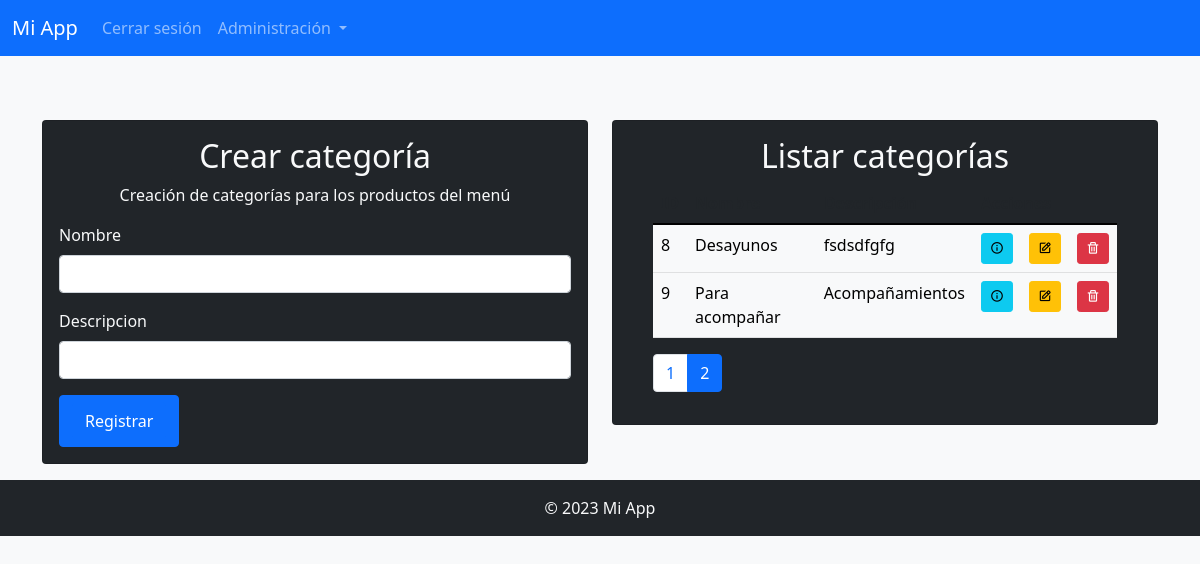
The page /admin/categoria?pagina=2&elementos=5 (signed in) on the database its author committed.
### models/CategoriasMenu.py (models this page shows)
class CategoriasMenu(db.Model):
  id = db.Column(db.Integer, primary_key=True)
  nombre = db.Column(db.String(20), unique=True, nullable=False)
  descripcion = db.Column(db.String(200), nullable=False)

### routes/menu/categorias.py (the view, shortened to what this page needs)
@categorias_menu.route('/admin/categoria', methods=['POST', 'GET'])
@login_required
def adm_categoria():
  form = CategoriaMenuForm()
  pagina = request.args.get('pagina', 1, type=int)
  categorias_por_pagina = request.args.get('elementos', 5, type=int)
  categorias_paginadas = CategoriasMenu.query.paginate(page=pagina, per_page=categorias_por_pagina, error_out=False)
  return render_template('admin/categoria.html', form=form, categorias_paginadas=categorias_paginadas)

### forms/forms.py
class CategoriaMenuForm(FlaskForm):
  nombre = StringField('Nombre', validators=[DataRequired()])
  descripcion = StringField('Descripcion', validators=[DataRequired()])
  submit = SubmitField('Registrar')

### models/User.py (called while the page is built)
@login_manager.user_loader
def load_user(user_id):
  return User.query.get(int(user_id))

### templates/admin/categoria.html (shortened to what this page needs)
{% extends "base.html" %}
{% block content %}
<div class="row justify-content-center">
  <div class="col-lg-6 col-md-12">
    <div class="card bg-dark text-light mt-5">
      <div class="card-body">
        <h2 class="text-center text-light">Crear categoría</h2>
        <p class="text-center text-light">Creación de categorías para los productos del menú</p>
        <form method="POST">
          <div class="mb-3">
            {{ form.nombre.label(class="form-label text-light") }}
            {{ form.nombre(class="form-control") }}
          </div>
          <div class="mb-3">
            {{ form.descripcion.label(class="form-label text-light") }}
            {{ form.descripcion(class="form-control") }}
          </div>
          <button class="btn btn-primary btn-block">
            {{ form.submit(class="btn btn-primary btn-block") }}
          </button>
        </form>
      </div>
    </div>
  </div>
  <div class="col-lg-6 col-md-12">
    <div class="card bg-dark text-light mt-5">
      <div class="card-body">
        <h2 class="text-center text-light">Listar categorías</h2>
        <div class="container table-responsive">
          <table class="table">
            <thead class="thead-light">
              <tr>
                <th>ID</th>
                <th>Nombre</th>
                <th>Descripción</th>
                <th colspan="3">Acciones</th>
              </tr>
            </thead>
            <tbody class="table-light">
              {% for categoria in categorias_paginadas %}
              <tr>
                <td>{{categoria.id}}</td>
                <td>{{categoria.nombre}}</td>
                <td>{{categoria.descripcion}}</td>
                <td>
                  <button type="button" class="btn btn-sm btn-info" onclick="eliminar()">
                    <i class='bx bx-info-circle'></i>
                  </button>
                </td>
                <td>
                  <button type="button" class="btn btn-sm btn-warning" onclick="eliminar()">
                    <i class='bx bx-edit'></i>
                  </button>
                </td>
                <td>
                  <button type="button" class="btn btn-sm btn-danger" onclick="eliminarCategoria({{ categoria.id }})">
                    <i class='bx bx-trash'></i>
                  </button>
                </td>
              </tr>
              {% endfor %}
            </tbody>
          </table>
          <ul class="pagination">
            {% for pag_num in categorias_paginadas.iter_pages() %}
              {% if pag_num %}
                {% if categorias_paginadas.page == pag_num %}
                  <li class="page-item active"><span class="page-link">{{ pag_num }}</span></li>
                {% else %}
                  <li class="page-item"><a class="page-link" href="{{ url_for('categorias_menu.adm_categoria', pagina=pag_num, elementos=5) }}">{{ pag_num }}</a></li>
                {% endif %}
              {% else %}
                <span class="ellipsis">...</span>
              {% endif %}
            {% endfor%}
          </ul>
        </div>
      </div>
    </div>
  </div>
</div>
{% endblock %}

### rows shown on the page
CategoriasMenu: id "8", nombre "Desayunos", descripcion "fsdsdfgfg"
CategoriasMenu: id "9", nombre "Para acompañar", descripcion "Acompañamientos"

### other values the page prints
{{ pag_num }} "1"
{{ pag_num }} "2"
